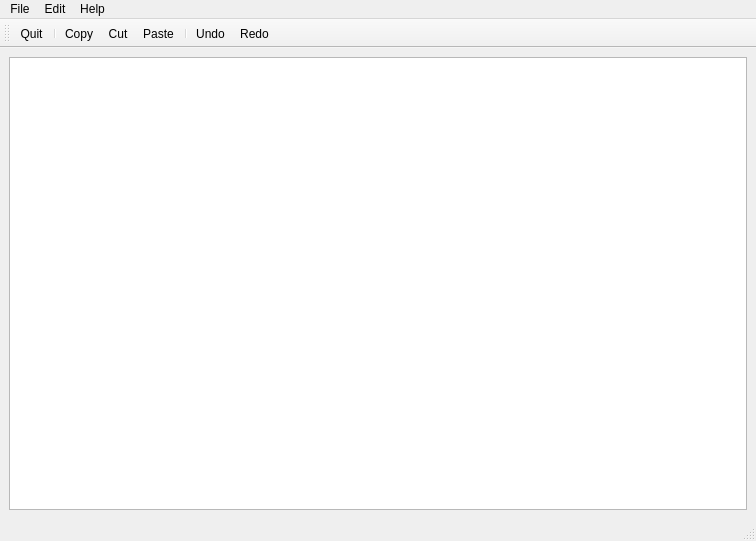
<?xml version="1.0" encoding="UTF-8"?>
<ui version="4.0">
 <class>MainWindow</class>
 <widget class="QMainWindow" name="MainWindow">
  <property name="geometry">
   <rect>
    <x>0</x>
    <y>0</y>
    <width>756</width>
    <height>541</height>
   </rect>
  </property>
  <property name="windowTitle">
   <string>MainWindow</string>
  </property>
  <widget class="QWidget" name="centralwidget">
   <layout class="QVBoxLayout" name="verticalLayout">
    <item>
     <widget class="QTextEdit" name="textEdit"/>
    </item>
   </layout>
  </widget>
  <widget class="QMenuBar" name="menubar">
   <property name="geometry">
    <rect>
     <x>0</x>
     <y>0</y>
     <width>756</width>
     <height>22</height>
    </rect>
   </property>
   <widget class="QMenu" name="menuFile">
    <property name="title">
     <string>File</string>
    </property>
    <addaction name="actionOpen"/>
    <addaction name="actionSave"/>
    <addaction name="actionQuit"/>
   </widget>
   <widget class="QMenu" name="menuEdit">
    <property name="title">
     <string>Edit</string>
    </property>
    <addaction name="actionCopy"/>
    <addaction name="actionCut"/>
    <addaction name="actionPaste"/>
    <addaction name="separator"/>
    <addaction name="actionUndo"/>
    <addaction name="actionRedo"/>
   </widget>
   <widget class="QMenu" name="menuHelp">
    <property name="title">
     <string>Help</string>
    </property>
    <addaction name="actionAbout"/>
    <addaction name="actionAbout_Qt"/>
   </widget>
   <addaction name="menuFile"/>
   <addaction name="menuEdit"/>
   <addaction name="menuHelp"/>
  </widget>
  <widget class="QStatusBar" name="statusbar"/>
  <widget class="QToolBar" name="toolBar">
   <property name="windowTitle">
    <string>toolBar</string>
   </property>
   <attribute name="toolBarArea">
    <enum>TopToolBarArea</enum>
   </attribute>
   <attribute name="toolBarBreak">
    <bool>false</bool>
   </attribute>
   <addaction name="actionQuit"/>
   <addaction name="separator"/>
   <addaction name="actionCopy"/>
   <addaction name="actionCut"/>
   <addaction name="actionPaste"/>
   <addaction name="separator"/>
   <addaction name="actionUndo"/>
   <addaction name="actionRedo"/>
  </widget>
  <action name="actionCopy">
   <property name="icon">
    <iconset resource="resource.qrc">
     <normaloff>:/images/clipboard--arrow.png</normaloff>:/images/clipboard--arrow.png</iconset>
   </property>
   <property name="text">
    <string>Copy</string>
   </property>
  </action>
  <action name="actionCut">
   <property name="icon">
    <iconset resource="resource.qrc">
     <normaloff>:/images/scissors.png</normaloff>:/images/scissors.png</iconset>
   </property>
   <property name="text">
    <string>Cut</string>
   </property>
  </action>
  <action name="actionPaste">
   <property name="icon">
    <iconset resource="resource.qrc">
     <normaloff>:/images/clipboard--plus.png</normaloff>:/images/clipboard--plus.png</iconset>
   </property>
   <property name="text">
    <string>Paste</string>
   </property>
  </action>
  <action name="actionUndo">
   <property name="icon">
    <iconset resource="resource.qrc">
     <normaloff>:/images/arrow-transition-180.png</normaloff>:/images/arrow-transition-180.png</iconset>
   </property>
   <property name="text">
    <string>Undo</string>
   </property>
  </action>
  <action name="actionRedo">
   <property name="icon">
    <iconset resource="resource.qrc">
     <normaloff>:/images/arrow-transition.png</normaloff>:/images/arrow-transition.png</iconset>
   </property>
   <property name="text">
    <string>Redo</string>
   </property>
  </action>
  <action name="actionAbout">
   <property name="icon">
    <iconset resource="resource.qrc">
     <normaloff>:/images/book-question.png</normaloff>:/images/book-question.png</iconset>
   </property>
   <property name="text">
    <string>About</string>
   </property>
  </action>
  <action name="actionAbout_Qt">
   <property name="icon">
    <iconset resource="resource.qrc">
     <normaloff>:/images/information-italic.png</normaloff>:/images/information-italic.png</iconset>
   </property>
   <property name="text">
    <string>About Qt</string>
   </property>
  </action>
  <action name="actionQuit">
   <property name="icon">
    <iconset resource="resource.qrc">
     <normaloff>:/images/cross.png</normaloff>:/images/cross.png</iconset>
   </property>
   <property name="text">
    <string>Quit</string>
   </property>
  </action>
  <action name="actionOpen">
   <property name="icon">
    <iconset resource="resource.qrc">
     <normaloff>:/images/pencil--plus.png</normaloff>:/images/pencil--plus.png</iconset>
   </property>
   <property name="text">
    <string>Open</string>
   </property>
  </action>
  <action name="actionSave">
   <property name="icon">
    <iconset resource="resource.qrc">
     <normaloff>:/images/disk-return-black.png</normaloff>:/images/disk-return-black.png</iconset>
   </property>
   <property name="text">
    <string>Save</string>
   </property>
  </action>
 </widget>
 <resources>
  <include location="resource.qrc"/>
 </resources>
 <connections/>
</ui>
